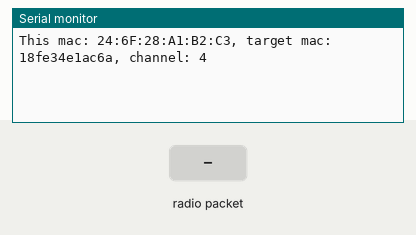
Simulated run of this sketch. Board: ESP8266 (NodeMCU). Parts: the last lines printed to the serial monitor. Inputs (shaded band) come from the test bench.

Above: at 1.2 s.
1.3 s: radio packet "1" arrives
At 1.7 s:
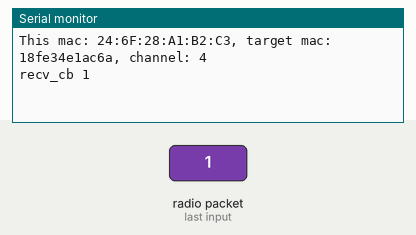
At 2.7 s:
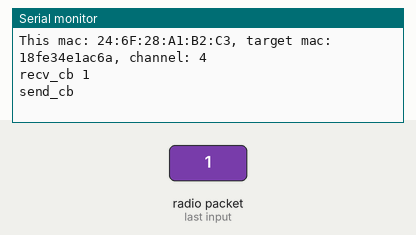

The sketch:

slave.ino
```cpp
//slave

#include <ESP8266WiFi.h>

extern "C"
{
  #include <espnow.h>
}


// this is the MAC Address of the remote ESP
  uint8_t remoteMac[] = {0x18, 0xFE, 0x34, 0xE1, 0xAC, 0x6A}; // pin


#define WIFI_CHANNEL 4

volatile boolean recv;

void recv_cb(u8 *macaddr, u8 *data, u8 len)
{
  recv = true;
  Serial.print("recv_cb ");
  Serial.println(len);
};

void send_cb(uint8_t* mac, uint8_t sendStatus)
{
  Serial.println("send_cb ");
};

void setup()
{
  Serial.begin(9600); Serial.println();

  WiFi.mode(WIFI_STA); // Station mode for esp-now
  WiFi.disconnect(); // This is needed to avoid conflict with Router.

  Serial.printf("This mac: %s, ", WiFi.macAddress().c_str());
  Serial.printf("target mac: %02x%02x%02x%02x%02x%02x", remoteMac[0], remoteMac[1], remoteMac[2],
  remoteMac[3], remoteMac[4], remoteMac[5]);
  Serial.printf(", channel: %i\n", WIFI_CHANNEL);

  if (esp_now_init() != 0) Serial.println("*** ESP_Now init failed");

  esp_now_set_self_role(ESP_NOW_ROLE_COMBO);

  esp_now_add_peer(remoteMac, ESP_NOW_ROLE_CONTROLLER, WIFI_CHANNEL, NULL, 0);

  esp_now_register_recv_cb(recv_cb);
  esp_now_register_send_cb(send_cb);
}

char hello[] = "hello world";

void loop()
{
  if (recv)
  {
    Serial.println();
    esp_now_send(NULL, (u8*)hello, sizeof(hello)); // NULL means send to all peers
    recv = false;
  }
  delay(900);
}
```

Measured:
- after the input at 1.3 s, the serial monitor: prints a new line at once (image 1)
